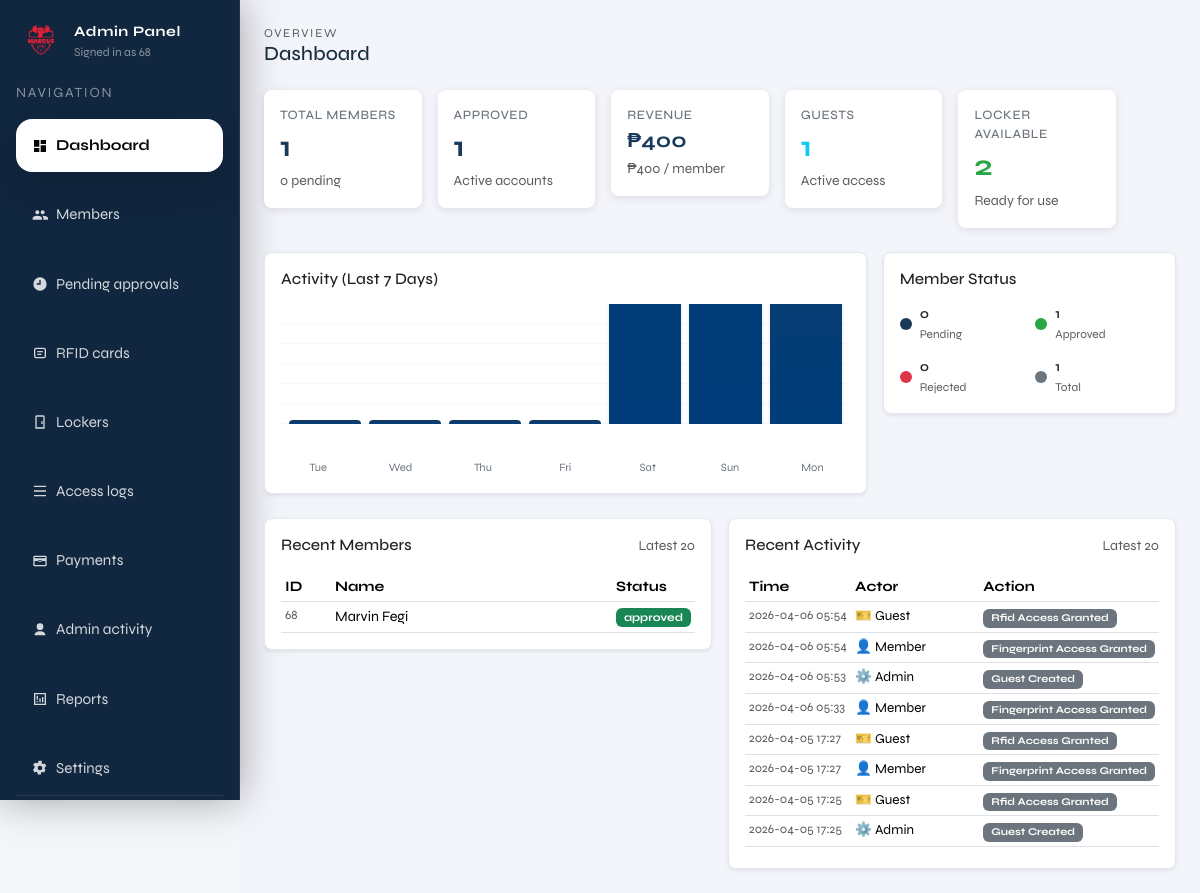
Screenshot of /admin (signed in) with the database file from the repository.
### tables this page shows
CREATE TABLE members (
              id INTEGER PRIMARY KEY AUTOINCREMENT,
              full_name TEXT NOT NULL,
              address TEXT,
              contact_number TEXT,
              age INTEGER,
              category TEXT,
              payment_status TEXT NOT NULL DEFAULT 'unpaid',
              paid_at TEXT,
              status TEXT NOT NULL DEFAULT 'pending',
              created_at TEXT NOT NULL DEFAULT (datetime('now'))
            , locker_id INTEGER, fingerprint_uid TEXT, rfid_uid TEXT, expiry_date TEXT, member_type TEXT DEFAULT 'regular');

CREATE TABLE access_logs (
              id INTEGER PRIMARY KEY AUTOINCREMENT,
              actor_type TEXT NOT NULL, -- member|guest|admin|system
              actor_ref TEXT,           -- e.g. member_id or rfid uid
              action TEXT NOT NULL,     -- e.g. unlock_requested|unlocked|denied
              detail TEXT,
              created_at TEXT NOT NULL DEFAULT (datetime('now'))
            );

### locker/admin.py (the view, shortened to what this page needs)
@admin_bp.get("")
def admin_dashboard():
    guard = _require_admin()
    if guard is not None:
        return guard
    with connect() as conn:
        expired_guests = conn.execute(
            """
            SELECT id, full_name, rfid_uid, expiry_date, locker_id
            FROM members
            WHERE member_type = 'guest' AND expiry_date < datetime('now')
            """
        ).fetchall()
        if expired_guests:
            conn.commit()
        monthly_fee = 400  # ₱400 per confirmed member (1 month)
        totals = {
            "members_total": conn.execute("SELECT COUNT(*) AS c FROM members WHERE member_type = 'regular'").fetchone()["c"],
            "members_pending": conn.execute(
                "SELECT COUNT(*) AS c FROM members WHERE member_type = 'regular' AND (status = 'pending' OR payment_status != 'paid')"
            ).fetchone()["c"],
            "members_confirmed": conn.execute(
                "SELECT COUNT(*) AS c FROM members WHERE member_type = 'regular' AND status = 'approved' AND payment_status = 'paid'"
            ).fetchone()["c"],
            "guests_active": conn.execute(
                "SELECT COUNT(*) AS c FROM members WHERE member_type = 'guest' AND expiry_date > datetime('now')"
            ).fetchone()["c"],
            "lockers_total": conn.execute("SELECT COUNT(*) AS c FROM lockers").fetchone()["c"],
            "lockers_assigned": conn.execute(
                "SELECT COUNT(*) AS c FROM members WHERE locker_id IS NOT NULL AND (member_type != 'guest' OR expiry_date >= datetime('now'))"
            ).fetchone()["c"],
            "logs_total": conn.execute("SELECT COUNT(*) AS c FROM access_logs").fetchone()["c"],
        }
        totals["revenue_total"] = totals["members_confirmed"] * monthly_fee
        status_rows = conn.execute(
            "SELECT status, COUNT(*) AS c FROM members WHERE member_type = 'regular' GROUP BY status ORDER BY c DESC"
        ).fetchall()
        member_status_counts = {r["status"]: r["c"] for r in status_rows}
        today = date.today()
        start_day = today - timedelta(days=6)
        rows = conn.execute(
            """
            SELECT date(created_at) AS d, COUNT(*) AS c
            FROM access_logs
            WHERE datetime(created_at) >= datetime('now', '-6 days')
            GROUP BY date(created_at)
            ORDER BY d ASC
            """
        ).fetchall()
        by_day = {r["d"]: r["c"] for r in rows}
        activity_7d = []
        for i in range(7):
            d = start_day + timedelta(days=i)
            key = d.isoformat()
            activity_7d.append(
                {
                    "date": key,
                    "label": d.strftime("%a"),
                    "count": int(by_day.get(key, 0)),
                }
            )
        members = conn.execute(
            "SELECT id, full_name, status, created_at FROM members WHERE member_type = 'regular' ORDER BY id DESC LIMIT 20"
        ).fetchall()
        logs = conn.execute(
            """
            SELECT id, actor_type, actor_ref, action, detail, created_at
            FROM access_logs
            WHERE actor_type NOT IN ('system', 'ir_sensor')
            ORDER BY id DESC LIMIT 20
            """
        ).fetchall()
    locker_1 = device.get_locker(1)
    return render_template(
        "admin/pages/admin_dashboard.html",
        members=members,
        logs=logs,
        locker_1=locker_1,
        current_page="dashboard",
        admin_username=session.get("admin_username"),
        totals=totals,
        member_status_counts=member_status_counts,
        activity_7d=activity_7d,
    )

### locker/templates/admin/pages/admin_dashboard.html (shortened to what this page needs)
{% extends "admin/layout/admin.html" %}
{% block admin_content %}
  <div class="mb-4">
    <div class="text-muted" style="letter-spacing:0.14em; text-transform:uppercase; font-size:0.75rem;">Overview</div>
    <h5 class="mb-0">Dashboard</h5>
  </div>
  <div class="row g-3 mb-4">
    <div class="col-md-6 col-lg-4 col-xl-2.4" style="flex: 0 0 calc(20% - 0.75rem);">
      <div class="card kpi-card">
        <div class="card-body p-3">
          <div class="kpi-label">Total Members</div>
          <div class="kpi-number">{{ totals.members_total }}</div>
          <small class="text-muted">{{ totals.members_pending }} pending</small>
        </div>
      </div>
    </div>
    <div class="col-md-6 col-lg-4" style="flex: 0 0 calc(20% - 0.75rem);">
      <div class="card kpi-card">
        <div class="card-body p-3">
          <div class="kpi-label">Approved</div>
          <div class="kpi-number">{{ totals.members_confirmed or 0 }}</div>
          <small class="text-muted">Active accounts</small>
        </div>
      </div>
    </div>
    <div class="col-md-6 col-lg-4" style="flex: 0 0 calc(20% - 0.75rem);">
      <div class="card kpi-card">
        <div class="card-body p-3">
          <div class="kpi-label">Revenue</div>
          <div class="kpi-number" style="font-size: 1.3rem;">₱{{ "{:,}".format(totals.revenue_total or 0) }}</div>
          <small class="text-muted">₱400 / member</small>
        </div>
      </div>
    </div>
    <div class="col-md-6 col-lg-4" style="flex: 0 0 calc(20% - 0.75rem);">
      <div class="card kpi-card">
        <div class="card-body p-3">
          <div class="kpi-label">Guests</div>
          <div class="kpi-number" style="color: #0dcaf0;">{{ totals.guests_active }}</div>
          <small class="text-muted">Active access</small>
        </div>
      </div>
    </div>
    <div class="col-md-6 col-lg-4" style="flex: 0 0 calc(20% - 0.75rem);">
      <div class="card kpi-card">
        <div class="card-body p-3">
          <div class="kpi-label">Locker Available</div>
          <div class="kpi-number" style="color: #28a745;">{{ totals.lockers_total - totals.lockers_assigned }}</div>
          <small class="text-muted">Ready for use</small>
        </div>
      </div>
    </div>
  </div>
  {% set pending = member_status_counts.get('pending', 0) %}
  {% set approved = member_status_counts.get('approved', 0) %}
  {% set rejected = member_status_counts.get('rejected', 0) %}
  {% set total_members = (totals.members_total if totals.members_total else 1) %}
  {% set max_count = 1 %}
  {% for a in activity_7d %}
    {% if a.count > max_count %}{% set max_count = a.count %}{% endif %}
  {% endfor %}
  <div class="row g-3 mb-4">
    <div class="col-lg-8">
      <div class="card shadow-sm rounded-3">
        <div class="card-body">
          <h6 class="card-title mb-3">Activity (Last 7 Days)</h6>
          <div class="bar-chart">
            {% for a in activity_7d %}
              {% set pct = ((a.count / max_count) * 100) if max_count > 0 else 5 %}
              <div class="bar" style="height: {{ pct }}%;" title="{{ a.count }} events"></div>
            {% endfor %}
          </div>
          <div class="row g-2 mt-2 text-center">
            {% for a in activity_7d %}
              <div class="col">
                <div class="bar-label">{{ a.label }}</div>
              </div>
            {% endfor %}
          </div>
        </div>
      </div>
    </div>
    <div class="col-lg-4">
      <div class="card shadow-sm rounded-3">
        <div class="card-body">
          <h6 class="card-title mb-3">Member Status</h6>
          <div class="status-legend">
            <div class="legend-item">
              <div class="legend-dot" style="background: var(--brand-blue);"></div>
              <div>
                <div style="font-weight: 600;">{{ pending }}</div>
                <small class="text-muted">Pending</small>
              </div>
            </div>
            <div class="legend-item">
              <div class="legend-dot" style="background: #28a745;"></div>
              <div>
                <div style="font-weight: 600;">{{ approved }}</div>
                <small class="text-muted">Approved</small>
              </div>
            </div>
            <div class="legend-item">
              <div class="legend-dot" style="background: #dc3545;"></div>
              <div>
                <div style="font-weight: 600;">{{ rejected }}</div>
                <small class="text-muted">Rejected</small>
              </div>
            </div>
            <div class="legend-item">
              <div class="legend-dot" style="background: #6c757d;"></div>
              <div>
                <div style="font-weight: 600;">{{ totals.members_total }}</div>
                <small class="text-muted">Total</small>
              </div>
            </div>
          </div>
        </div>
      </div>
    </div>
  </div>
  <div class="row g-3">
    <div class="col-lg-6">
      <div class="card shadow-sm rounded-3">
        <div class="card-body">
          <div class="d-flex justify-content-between align-items-center mb-3">
            <h6 class="card-title mb-0">Recent Members</h6>
            <span class="text-muted small">Latest 20</span>
          </div>
          <div class="table-wrapper table-responsive">
            <table class="table table-sm mb-0">
              <thead class="position-sticky" style="top: 0; background: white; z-index: 10;">
                <tr>
                  <th style="width: 50px;">ID</th>
                  <th>Name</th>
                  <th style="width: 80px;">Status</th>
                </tr>
              </thead>
              <tbody>
                {% for m in members %}
                  <tr>
                    <td class="text-muted small">{{ m["id"] }}</td>
                    <td style="font-size: 0.9rem;">{{ m["full_name"] }}</td>
                    <td>
                      {% if m["status"] == "approved" %}
                        <span class="badge bg-success" style="font-size: 0.7rem;">approved</span>
                      {% elif m["status"] == "pending" %}
                        <span class="badge bg-warning" style="font-size: 0.7rem;">pending</span>
                      {% elif m["status"] == "rejected" %}
                        <span class="badge bg-danger" style="font-size: 0.7rem;">rejected</span>
                      {% else %}
                        <span class="badge bg-secondary" style="font-size: 0.7rem;">{{ m["status"] }}</span>
                      {% endif %}
                    </td>
                  </tr>
                {% else %}
                  <tr><td colspan="3" class="text-center text-muted py-3 small">No members yet</td></tr>
                {% endfor %}
              </tbody>
            </table>
          </div>
        </div>
      </div>
    </div>
    <div class="col-lg-6">
      <div class="card shadow-sm rounded-3">
        <div class="card-body">
          <div class="d-flex justify-content-between align-items-center mb-3">
            <h6 class="card-title mb-0">Recent Activity</h6>
            <span class="text-muted small">Latest 20</span>
          </div>
          <div class="table-wrapper table-responsive">
            <table class="table table-sm mb-0">
              <thead class="position-sticky" style="top: 0; background: white; z-index: 10;">
                <tr>
                  <th style="width: 100px;">Time</th>
                  <th>Actor</th>
                  <th style="width: 90px;">Action</th>
                </tr>
              </thead>
              <tbody>
                {% for l in logs %}
                  <tr>
                    <td class="text-muted small" style="white-space: nowrap;">
                      {% set log_time = l["created_at"][:16] if l["created_at"] else "-" %}
                      {{ log_time }}
                    </td>
                    <td style="font-size: 0.85rem;">
                      {% if l["actor_type"] == "member" %}
                        <span>👤 Member</span>
                      {% elif l["actor_type"] == "admin" %}
                        <span>⚙️ Admin</span>
                      {% elif l["actor_type"] == "guest" %}
                        <span>🎫 Guest</span>
                      {% else %}
                        <span>{{ l["actor_type"] }}</span>
                      {% endif %}
                    </td>
                    <td>
                      <span class="badge bg-secondary" style="font-size: 0.65rem;">{{ l["action"]|replace('_', ' ')|title }}</span>
                    </td>
                  </tr>
                {% else %}
                  <tr><td colspan="3" class="text-center text-muted py-3 small">No activity yet</td></tr>
                {% endfor %}
              </tbody>
            </table>
          </div>
        </div>
      </div>
    </div>
  </div>
{% endblock %}

### rows the page displays
members: id "68", full_name "Marvin Fegi", status "approved"
access_logs: created_at "2026-04-06 05:54", actor_type "🎫 Guest", action "Rfid Access Granted"
access_logs: created_at "2026-04-06 05:54", actor_type "👤 Member", action "Fingerprint Access Granted"
access_logs: created_at "2026-04-06 05:53", actor_type "⚙️ Admin", action "Guest Created"
access_logs: created_at "2026-04-06 05:33", actor_type "👤 Member", action "Fingerprint Access Granted"
access_logs: created_at "2026-04-05 17:27", actor_type "🎫 Guest", action "Rfid Access Granted"
access_logs: created_at "2026-04-05 17:27", actor_type "👤 Member", action "Fingerprint Access Granted"
access_logs: created_at "2026-04-05 17:25", actor_type "🎫 Guest", action "Rfid Access Granted"
access_logs: created_at "2026-04-05 17:25", actor_type "⚙️ Admin", action "Guest Created"

### other values shown
{{ admin_username or "admin" }} "68"
{{ totals.members_total }} "1"
{{ totals.members_pending }} "0"
{{ totals.members_confirmed or 0 }} "1"
{{ "{:,}".format(totals.revenue_total or 0) }} "400"
{{ totals.guests_active }} "1"
{{ totals.lockers_total - totals.lockers_assigned }} "2"
{{ a.label }} "Tue" "Wed" "Thu" "Fri" "Sat" "Sun" "Mon"
{{ pending }} "0"
{{ approved }} "1"
{{ rejected }} "0"
